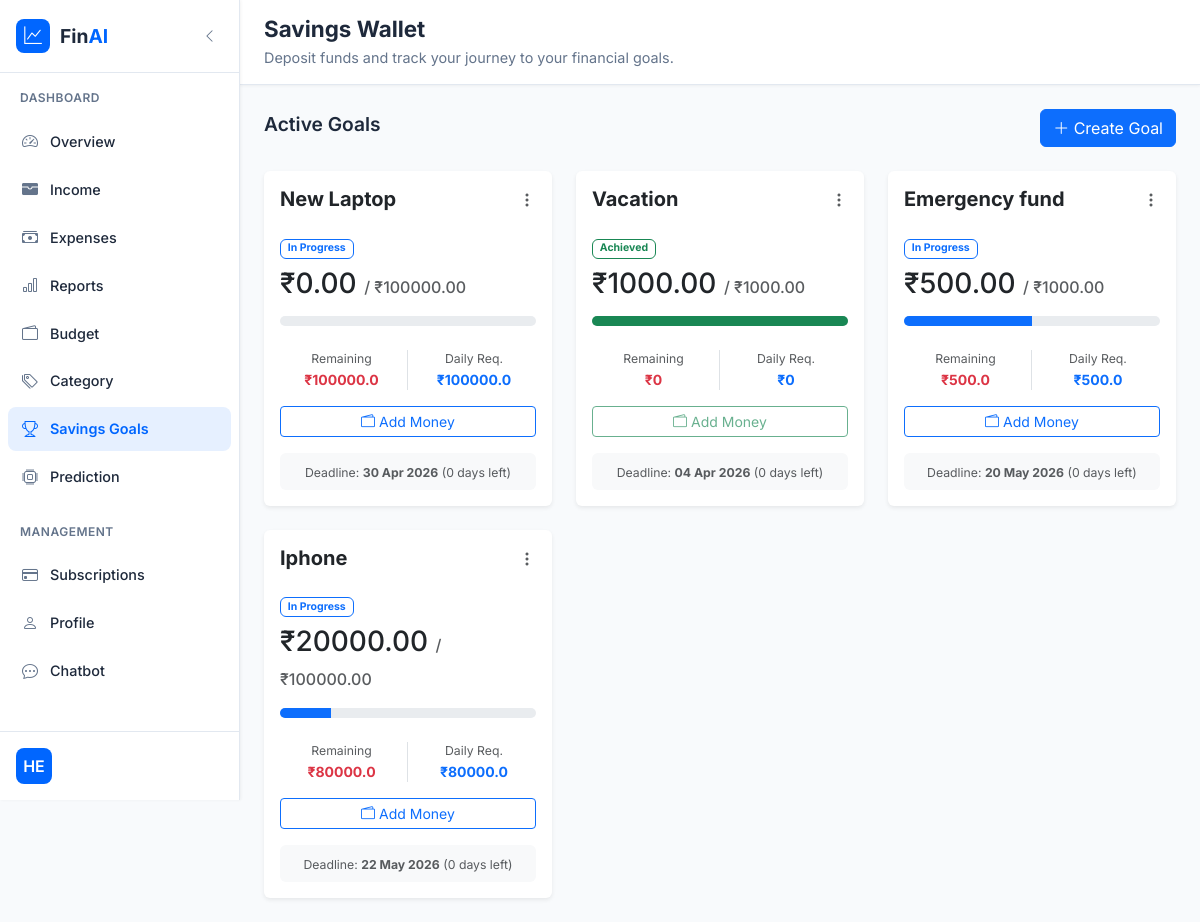
Screenshot of /savings_goals/ (signed in) with the database file from the repository.
### app/models.py (models this page shows, shortened)
class SavingsGoal(models.Model):
    user = models.ForeignKey(User, on_delete=models.CASCADE)
    goal_name = models.CharField(max_length=200)
    target_amount = models.DecimalField(max_digits=12, decimal_places=2)
    deadline = models.DateField()
    created_at = models.DateTimeField(auto_now_add=True)

### app/views.py (the view, shortened to what this page needs)
# urls.py: path('savings_goals/', views.savings_goals, name='savings_goals'),
@login_required
def savings_goals(request):
    raw_goals = SavingsGoal.objects.filter(user=request.user)
    goals_data = []
    for g in raw_goals:
        saved_amount = sum(d.amount for d in g.transactions.all())
        remaining = max(0, float(g.target_amount) - float(saved_amount))
        progress = min(100, (float(saved_amount) / float(g.target_amount)) * 100) if g.target_amount > 0 else 0
        days_left = (g.deadline - timezone.now().date()).days
        daily_req = round(remaining / days_left, 2) if days_left > 0 else remaining
        status = "Achieved" if progress >= 100 else "In Progress"
        color = "success" if progress >= 100 else "primary"
        goals_data.append({
            'obj': g,
            'saved_amount': saved_amount,
            'remaining': remaining,
            'progress': progress,
            'daily_required': daily_req,
            'days_left': max(0, days_left),
            'status': status,
            'color': color
        })
    return render(request, 'savings_wallet.html', {'goals': goals_data})

### templates/savings_wallet.html (shortened to what this page needs)
{% extends 'dashboard.html' %}
{% block main %}
<main class="main-content">
    <header class="top-header">
        <div class="d-flex align-items-center gap-3">
            <div class="page-title">
                <h1>Savings Wallet</h1>
                <p>Deposit funds and track your journey to your financial goals.</p>
            </div>
        </div>
    </header>
    <div class="dashboard-content">
        <div class="d-flex justify-content-between align-items-center mb-4">
            <h2 class="section-title">Active Goals</h2>
            <button class="btn btn-primary" data-bs-toggle="modal" data-bs-target="#addGoalModal">
                <i class="bi bi-plus-lg"></i> Create Goal
            </button>
        </div>
        <div class="row g-4">
            {% for goal in goals %}
            <div class="col-md-6 col-lg-4">
                <div class="card h-100 shadow-sm border-0">
                    <div class="card-body">
                        <div class="d-flex justify-content-between mb-3">
                            <h5 class="fw-bold">{{ goal.obj.goal_name }}</h5>
                            <div class="dropdown">
                                <button class="btn btn-link text-muted p-0" data-bs-toggle="dropdown">
                                    <i class="bi bi-three-dots-vertical"></i>
                                </button>
                            </div>
                        </div>
                        <div class="mb-2">
                            <span class="badge bg-{{ goal.color }}-soft text-{{ goal.color }} border border-{{ goal.color }}">{{ goal.status }}</span>
                        </div>
                        <h3 class="mb-1">₹{{ goal.saved_amount }} <small class="text-muted fs-6">/ ₹{{ goal.obj.target_amount }}</small></h3>
                        <div class="progress my-3" style="height: 10px;">
                            <div class="progress-bar bg-{{ goal.color }}" style="width: {{ goal.progress }}%"></div>
                        </div>
                        <div class="row g-2 text-center mt-3 mb-3">
                            <div class="col-6 border-end">
                                <p class="text-muted small mb-0">Remaining</p>
                                <p class="fw-bold mb-0 text-danger">₹{{ goal.remaining }}</p>
                            </div>
                            <div class="col-6">
                                <p class="text-muted small mb-0">Daily Req.</p>
                                <p class="fw-bold mb-0 text-primary">₹{{ goal.daily_required }}</p>
                            </div>
                        </div>
                        <div class="d-grid gap-2">
                            <button class="btn btn-outline-{{ goal.color }} btn-sm" data-bs-toggle="modal" data-bs-target="#addMoneyModal{{ goal.obj.id }}" {% if goal.status == 'Achieved' %}disabled{% endif %}>
                                <i class="bi bi-wallet2"></i> Add Money
                            </button>
                        </div>
                        <div class="mt-3 p-2 bg-light rounded text-center">
                            <small class="text-muted">Deadline: <b>{{ goal.obj.deadline|date:"d M Y" }}</b> ({{ goal.days_left }} days left)</small>
                        </div>
                    </div>
                </div>
            </div>
            {% empty %}
            <div class="col-12 text-center py-5">
                <i class="bi bi-piggy-bank fs-1 text-muted opacity-25"></i>
                <p class="mt-3 text-muted">No goals set yet. Start planning your future!</p>
            </div>
            {% endfor %}
        </div>
    </div>
</main>
{% endblock %}

### templates/dashboard.html (shortened to what this page needs)
<!DOCTYPE html>
<html lang="en">
<head>
    <link href="https://cdn.jsdelivr.net/npm/bootstrap@5.3.0-alpha1/dist/css/bootstrap.min.css" rel="stylesheet">
    <link rel="stylesheet" href="https://cdn.jsdelivr.net/npm/bootstrap-icons@1.10.0/font/bootstrap-icons.css">
</head>
<body>
    {% block nav %}
    <aside class="sidebar">
        <div class="sidebar-header">
            <a href="#" class="brand">
                <div class="brand-icon">
                    <i class="bi bi-graph-up"></i>
                </div>
                <div class="brand-text">
                    Fin<span>AI</span>
                </div>
            </a>
            <button class="sidebar-toggle d-none d-lg-block" id="sidebarToggle" title="Collapse sidebar">
                <i class="bi bi-chevron-left"></i>
            </button>
        </div>
        <nav class="sidebar-nav">
            <div class="nav-section">
                <div class="nav-label">Dashboard</div>
                <div class="nav-item">
                    <a href="{% url 'dashboard' %}" class="nav-link {% if request.resolver_match.url_name == 'dashboard' %}active{% endif %}" data-page="dashboard">
                        <div class="nav-icon">
                            <i class="bi bi-speedometer2"></i>
                        </div>
                        <span class="nav-text">Overview</span>
                    </a>
                </div>
                <div class="nav-item">
                    <a href="{% url 'add_income' %}" class="nav-link {% if request.resolver_match.url_name == 'add_income' %}active{% endif %}" data-page="income">
                        <div class="nav-icon">
                            <i class="bi bi-wallet-fill"></i>
                        </div>
                        <span class="nav-text">Income</span>
                    </a>
                </div>
                <div class="nav-item">
                    <a href="{% url 'add_expenses' %}" class="nav-link {% if request.resolver_match.url_name == 'add_expenses' %}active{% endif %}" data-page="expenses">
                        <div class="nav-icon">
                            <i class="bi bi-cash-stack"></i>
                        </div>
                        <span class="nav-text">Expenses</span>
                    </a>
                </div>
                <div class="nav-item">
                    <a href="{% url 'expenses_report' %}" class="nav-link {% if request.resolver_match.url_name == 'expenses_report' %}active{% endif %}" data-page="reports">
                        <div class="nav-icon">
                            <i class="bi bi-bar-chart"></i>
                        </div>
                        <span class="nav-text">Reports</span>
                    </a>
                </div>
                <div class="nav-item">
                    <a href="{% url 'budget_goals' %}" class="nav-link {% if request.resolver_match.url_name == 'budget_goals' %}active{% endif %}" data-page="budget">
                        <div class="nav-icon">
                            <i class="bi bi-wallet2"></i>
                        </div>
                        <span class="nav-text">Budget</span>
                    </a>
                </div>
                <div class="nav-item">
                    <a href="/add_category" class="nav-link {% if request.path == '/add_category/' %}active{% endif %}" data-page="budget">
                        <div class="nav-icon">
                            <i class="bi bi-tags"></i>
                        </div>
                        <span class="nav-text">Category</span>
                    </a>
                </div>
                <div class="nav-item">
                    <a href="{% url 'savings_goals' %}" class="nav-link {% if request.resolver_match.url_name == 'savings_goals' %}active{% endif %}" data-page="savings">
                        <div class="nav-icon">
                            <i class="bi bi-trophy"></i>
                        </div>
                        <span class="nav-text">Savings Goals</span>
                    </a>
                </div>
                <div class="nav-item">
                    <a href="{% url 'predict' %}" class="nav-link {% if request.resolver_match.url_name == 'predict' %}active{% endif %}" data-page="reports">
                        <div class="nav-icon">
                            <i class="bi bi-cpu"></i>
                        </div>
                        <span class="nav-text">Prediction</span>
                    </a>
                </div>
            </div>
            <div class="nav-section">
                <div class="nav-label">Management</div>
                <div class="nav-item">
                    <a href="{% url 'subscription_list' %}" class="nav-link {% if request.resolver_match.url_name == 'subscription_list' %}active{% endif %}" data-page="subscriptions">
                        <div class="nav-icon">
                            <i class="bi bi-credit-card"></i>
                        </div>
                        <span class="nav-text">Subscriptions</span>
                    </a>
                </div>
                <div class="nav-item">
                    <a href="{% url 'profile_view' %}" class="nav-link {% if request.resolver_match.url_name == 'profile_view' %}active{% endif %}" data-page="profile">
                        <div class="nav-icon">
                            <i class="bi bi-person"></i>
                        </div>
                        <span class="nav-text">Profile</span>
                    </a>
                </div>
                <div class="nav-item">
                    <a href="{% url 'chatbot' %}" class="nav-link {% if request.resolver_match.url_name == 'chatbot' %}active{% endif %}" data-page="chatbot">
                        <div class="nav-icon">
                            <i class="bi bi-chat-dots"></i>
                        </div>
                        <span class="nav-text">Chatbot</span>
                    </a>
                </div>
                </div>
                <div class="nav-item">
                    <a href="{% url 'user_logout' %}" class="nav-link" data-page="settings">
                        <div class="nav-icon">
                        </div>
                        <span class="nav-text">Logout</span>
                    </a>
                </div>
        </nav>
        <div class="user-profile">
            <div class="profile-content">
                <div class="profile-avatar">
                {{ user.username|slice:":2"|upper }}
                </div>
                <div class="profile-info">
                </div>
            </div>
        </div>
    </aside>
    {% endblock %}
    {% block main %}{% endblock %}
</body>
</html>

### templates/dashboard.html (style rules this page uses)
:root { --primary: #0066FF; --primary-light: #E6F0FF; --secondary: #7C3AED; --accent: #00D4AA; --dark: #1E293B; --light: #F8FAFC; --gray: #64748B; --gray-light: #F1F5F9; --success: #10B981; --warning: #F59E0B; --danger: #EF4444; --sidebar-width: 240px; --sidebar-collapsed: 70px; --transition: all 0.2s ease; }
* { margin: 0; padding: 0; box-sizing: border-box; }
body { font-family: 'Inter', sans-serif; background-color: var(--light); color: var(--dark); display: flex; min-height: 100vh; font-size: 14px; line-height: 1.5; }
.sidebar { background: white; width: var(--sidebar-width); min-height: 100vh; position: fixed; left: 0; top: 0; z-index: 100; border-right: 1px solid #E2E8F0; transition: var(--transition); box-shadow: 1px 0 3px rgba(0, 0, 0, 0.05); }
.sidebar-header { padding: 1.2rem 1rem; border-bottom: 1px solid #E2E8F0; display: flex; align-items: center; justify-content: space-between; }
.brand { display: flex; align-items: center; text-decoration: none; gap: 10px; }
.brand-icon { width: 34px; height: 34px; background: var(--primary); border-radius: 8px; display: flex; align-items: center; justify-content: center; color: white; font-size: 1.1rem; }
.brand-text { font-weight: 700; font-size: 1.2rem; color: var(--dark); }
.brand-text span { color: var(--primary); }
.sidebar-nav { padding: 1rem 0.5rem; height: calc(100vh - 140px); overflow-y: auto; }
.nav-section { margin-bottom: 1.5rem; }
.nav-label { font-size: 0.75rem; text-transform: uppercase; letter-spacing: 0.5px; color: var(--gray); font-weight: 600; margin-bottom: 0.75rem; padding: 0 0.75rem; }
.nav-item { margin-bottom: 0.25rem; }
.nav-link { display: flex; align-items: center; padding: 0.7rem 0.75rem; color: var(--dark); text-decoration: none; border-radius: 8px; transition: var(--transition); font-weight: 500; font-size: 0.9rem; }
.nav-link.active { background: var(--primary-light); color: var(--primary); font-weight: 600; }
.nav-icon { width: 20px; height: 20px; display: flex; align-items: center; justify-content: center; margin-right: 10px; color: var(--gray); font-size: 1rem; transition: var(--transition); }
.nav-link.active .nav-icon { color: var(--primary); }
.nav-text { white-space: nowrap; font-size: 0.9rem; }
.user-profile { position: absolute; bottom: 0; width: 100%; padding: 1rem; border-top: 1px solid #E2E8F0; background: white; }
.profile-content { display: flex; align-items: center; gap: 10px; }
.profile-avatar { width: 36px; height: 36px; border-radius: 8px; background: var(--primary); display: flex; align-items: center; justify-content: center; color: white; font-size: 1rem; font-weight: 600; }
.profile-info { flex: 1; }
.main-content { flex: 1; margin-left: var(--sidebar-width); transition: var(--transition); min-height: 100vh; }
.top-header { background: white; padding: 1rem 1.5rem; border-bottom: 1px solid #E2E8F0; display: flex; align-items: center; justify-content: space-between; position: sticky; top: 0; z-index: 99; box-shadow: 0 1px 3px rgba(0, 0, 0, 0.05); }
.page-title h1 { font-size: 1.4rem; font-weight: 700; color: var(--dark); margin-bottom: 0.25rem; }
.page-title p { color: var(--gray); font-size: 0.9rem; margin: 0; }
.dashboard-content { padding: 1.5rem; }
.section-title { font-size: 1.2rem; font-weight: 600; color: var(--dark); }
.sidebar-toggle { background: none; border: none; color: var(--gray); cursor: pointer; padding: 0.4rem; border-radius: 4px; transition: var(--transition); }

### rows the page displays
SavingsGoal: obj.goal_name "New Laptop", status "In Progress", saved_amount "0.00", obj.target_amount "100000.00", remaining "100000.0", daily_required "100000.0", obj.deadline "30 Apr 2026", days_left "0"
SavingsGoal: obj.goal_name "Vacation", status "Achieved", saved_amount "1000.00", obj.target_amount "1000.00", {{ goal.progress }} 100 (drawn), remaining "0", daily_required "0", obj.deadline "04 Apr 2026", days_left "0"
SavingsGoal: obj.goal_name "Emergency fund", status "In Progress", saved_amount "500.00", obj.target_amount "1000.00", {{ goal.progress }} 50.0 (drawn), remaining "500.0", daily_required "500.0", obj.deadline "20 May 2026", days_left "0"
SavingsGoal: obj.goal_name "Iphone", status "In Progress", saved_amount "20000.00", obj.target_amount "100000.00", {{ goal.progress }} 20.0 (drawn), remaining "80000.0", daily_required "80000.0", obj.deadline "22 May 2026", days_left "0"

### other values shown
{{ user.username|slice:":2"|upper }} "HE"
